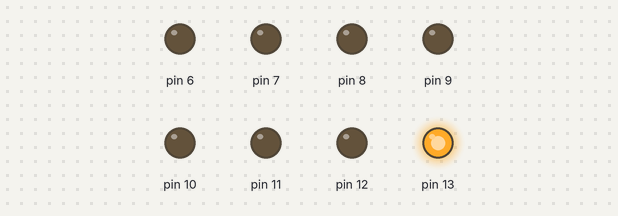
Bench run of a sketch on a simulated Arduino Uno, built with avr-gcc and run on an emulated ATmega328P. Shown: output pins drawn as LEDs (lit = HIGH).

Above: at 0.2 s.
At 1.2 s:
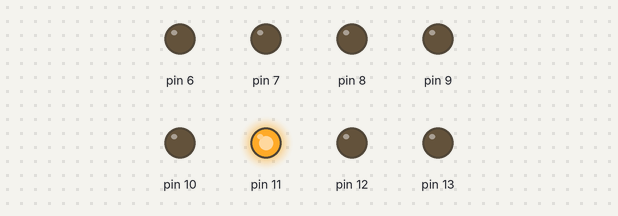
At 1.7 s:
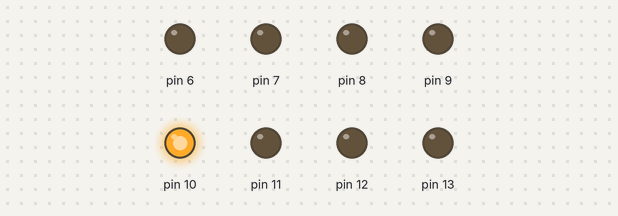
At 2.2 s:
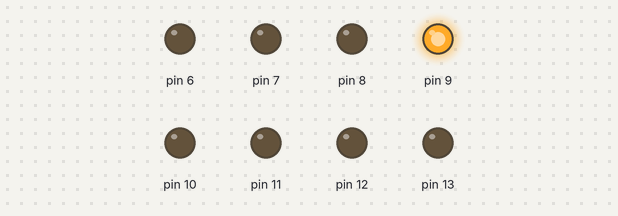
At 3.2 s:
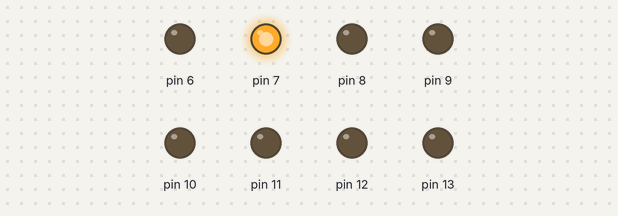
At 4.7 s:
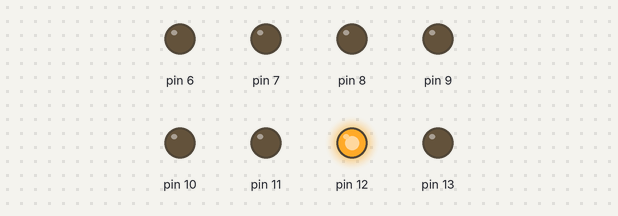
Timing chart, 0 to 5.2 s (numbered marks = the images above):
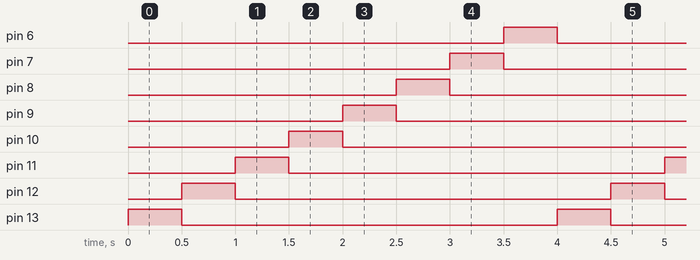

The sketch:

A01_Led_80a.ino
```cpp
int d = 500;

void setup() {
  pinMode(13,OUTPUT);
  pinMode(12,OUTPUT);
  pinMode(11,OUTPUT);
  pinMode(10,OUTPUT);
  pinMode(9,OUTPUT);
  pinMode(8,OUTPUT);
  pinMode(7,OUTPUT);
  pinMode(6,OUTPUT);


}

void loop() {
  digitalWrite(13,HIGH);
 delay(d);
 digitalWrite(13,LOW);

  digitalWrite(12,HIGH);
 delay(d);
 digitalWrite(12,LOW);

  digitalWrite(11,HIGH);
 delay(d);
 digitalWrite(11,LOW);

  digitalWrite(10,HIGH);
 delay(d);
 digitalWrite(10,LOW);

  digitalWrite(9,HIGH);
 delay(d);
 digitalWrite(9,LOW);

  digitalWrite(8,HIGH);
 delay(d);
 digitalWrite(8,LOW);

  digitalWrite(7,HIGH);
 delay(d);
 digitalWrite(7,LOW);

  digitalWrite(6,HIGH);
 delay(d);
 digitalWrite(6,LOW);

}
```

Measured:
- by itself, pin 6–13: alternates HIGH for 0.50 s and LOW for 3.5 s
- by itself, everything shown: repeats every 4.0 s, in 9 steps
